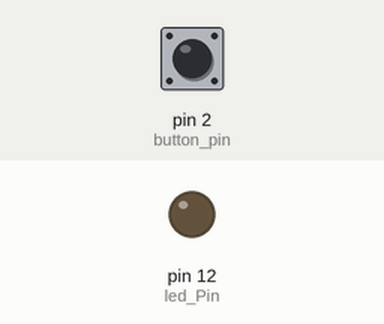
Recording of a sketch running on a simulated Arduino Uno, built with avr-gcc and run on an emulated ATmega328P. Shown: output pins drawn as LEDs (lit = HIGH). The test bench sets the inputs (shaded band); at power-on: pin 2 (button_pin) LOW.

Above: at 1.2 s.
1.3 s: pin 2 (button_pin) pulled HIGH for 0.15 s
At 1.37 s:
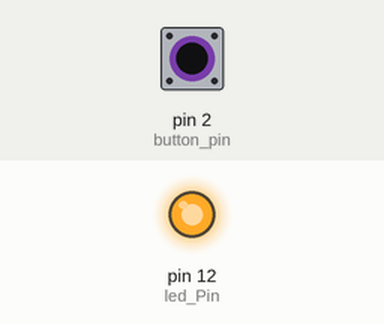
2.9 s: pin 2 (button_pin) pulled HIGH for 3.2 s
At 6.4 s:
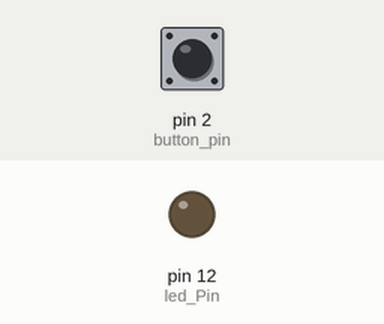
Timing chart, 0 to 7.9 s (numbered marks = the images above; inputs shaded):
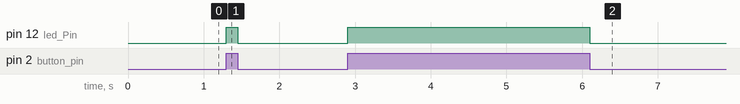

The sketch:

2_button.ino
```cpp
int led_Pin = 12;
int button_pin = 2;

void setup() {

  //Setting that I write to pin 13
  pinMode(led_Pin, OUTPUT);
  pinMode(2, INPUT);
}

// The loop function runs over and over again forever
void loop() {
  if (digitalRead(button_pin) == HIGH) {
    digitalWrite(led_Pin, HIGH);
  } else {
    digitalWrite(led_Pin, LOW);
  }

}
```

Measured:
- after the input at 1.3 s, pin 12 (led_Pin): LOW → HIGH at once, → LOW 0.15 s later
- after the input at 2.9 s, pin 12 (led_Pin): LOW → HIGH at once, → LOW 3.2 s later
